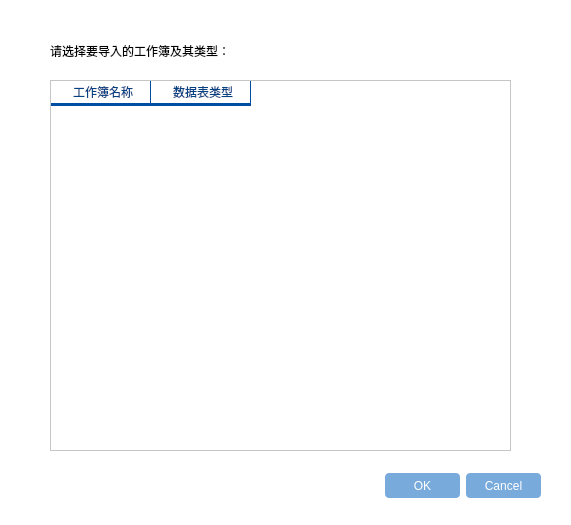
<?xml version="1.0" encoding="UTF-8"?>
<ui version="4.0">
 <class>Dialog</class>
 <widget class="QDialog" name="Dialog">
  <property name="geometry">
   <rect>
    <x>0</x>
    <y>0</y>
    <width>571</width>
    <height>525</height>
   </rect>
  </property>
  <property name="windowTitle">
   <string>Dialog</string>
  </property>
  <property name="styleSheet">
   <string notr="true">QWidget{
	font-family: &quot;微软雅黑&quot;;
	background: white;
}

QPushButton{
        border-radius: 4px;
        border: none;
        width: 75px;
        height: 25px;
}
QPushButton:enabled {
        background: rgb(120, 170, 220);
        color: white;
}
QPushButton:!enabled {
        background: rgb(180, 180, 180);
        color: white;
}
QPushButton:enabled:hover{
        background: rgb(100, 160, 220);
}
QPushButton:enabled:pressed{
        background: rgb(0, 78, 161);
}</string>
  </property>
  <widget class="QDialogButtonBox" name="buttonBox">
   <property name="geometry">
    <rect>
     <x>260</x>
     <y>470</y>
     <width>281</width>
     <height>32</height>
    </rect>
   </property>
   <property name="orientation">
    <enum>Qt::Horizontal</enum>
   </property>
   <property name="standardButtons">
    <set>QDialogButtonBox::Cancel|QDialogButtonBox::Ok</set>
   </property>
  </widget>
  <widget class="QTableWidget" name="tableWidget">
   <property name="geometry">
    <rect>
     <x>50</x>
     <y>80</y>
     <width>461</width>
     <height>371</height>
    </rect>
   </property>
   <property name="styleSheet">
    <string notr="true">QHeaderView::section:horizontal {
		border: none;
		border-right: 1px solid rgb(0, 78, 161);
		border-bottom: 3px solid rgb(0, 78, 161);
        color: rgb(2, 65, 132);
        background: transparent;
        padding-left: 5px;
}

QComboBox{
        background: white;
		border: none;
}
QComboBox#tableTypeComboBox {
        height: 25px;
        border-radius: 4px;
        border: 1px solid rgb(111, 156, 207);
        background: white;
}
QComboBox:enabled {
        color: rgb(84, 84, 84);
}
QComboBox:!enabled {
        color: rgb(80, 80, 80);
}
QComboBox:enabled:hover, QComboBox:enabled:focus {
        color: rgb(51, 51, 51);
}
QComboBox::drop-down {
        width: 20px;
		border: none;
        background: transparent;
}
QComboBox::drop-down:hover {
        background: rgba(255, 255, 255, 30);
}
QComboBox::down-arrow {
        border-image: url(:/img/选择器展开.png);
}
QComboBox::down-arrow:on {
        /**top: 1px;**/
}
QComboBox QAbstractItemView {
        border: 1px solid rgb(111, 156, 207);
        background: white;
        outline: none;
}
QComboBox QAbstractItemView::item {
        height: 25px;
        color: rgb(73, 73, 73);
}
QComboBox QAbstractItemView::item:selected {
        background: rgb(232, 241, 250);
        color: rgb(2, 65, 132);
}</string>
   </property>
   <column>
    <property name="text">
     <string>工作簿名称</string>
    </property>
   </column>
   <column>
    <property name="text">
     <string>数据表类型</string>
    </property>
   </column>
  </widget>
  <widget class="QLabel" name="label">
   <property name="geometry">
    <rect>
     <x>50</x>
     <y>30</y>
     <width>461</width>
     <height>41</height>
    </rect>
   </property>
   <property name="text">
    <string>请选择要导入的工作簿及其类型：</string>
   </property>
  </widget>
 </widget>
 <resources/>
 <connections>
  <connection>
   <sender>buttonBox</sender>
   <signal>accepted()</signal>
   <receiver>Dialog</receiver>
   <slot>accept()</slot>
   <hints>
    <hint type="sourcelabel">
     <x>248</x>
     <y>254</y>
    </hint>
    <hint type="destinationlabel">
     <x>157</x>
     <y>274</y>
    </hint>
   </hints>
  </connection>
  <connection>
   <sender>buttonBox</sender>
   <signal>rejected()</signal>
   <receiver>Dialog</receiver>
   <slot>reject()</slot>
   <hints>
    <hint type="sourcelabel">
     <x>316</x>
     <y>260</y>
    </hint>
    <hint type="destinationlabel">
     <x>286</x>
     <y>274</y>
    </hint>
   </hints>
  </connection>
 </connections>
</ui>
